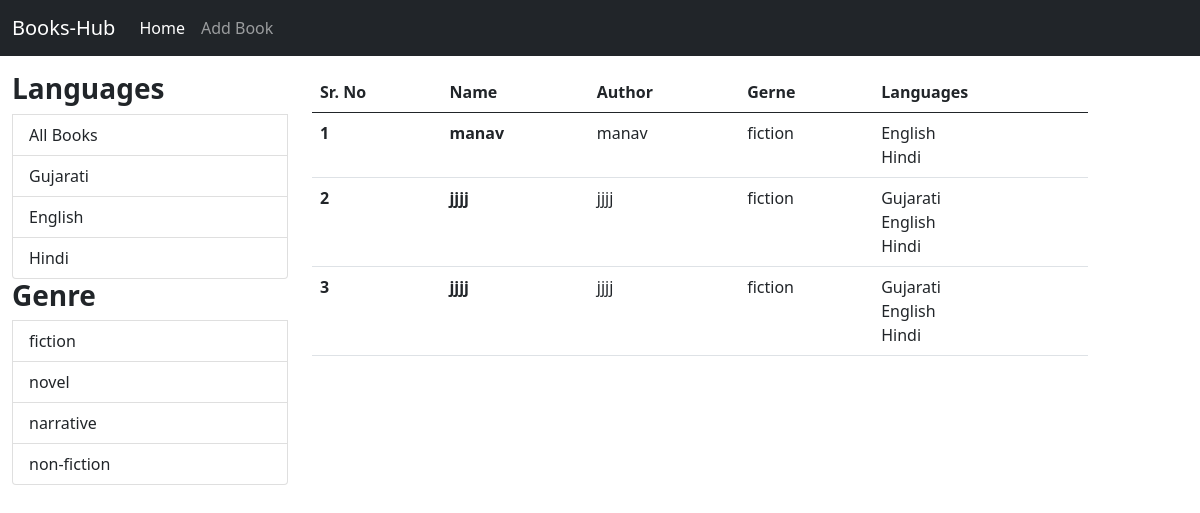
Screenshot of /?genre=1 with the database file from the repository.
### management/models.py (models this page shows, shortened)
class Language(models.Model):
    name = models.CharField(max_length=50)
    def __str__(self):
        return self.name

class Genre(models.Model):
    book_genre = models.CharField(max_length = 100)
    def __str__(self):
        return self.book_genre

class Book(models.Model):
    b_name = models.CharField(max_length=150)
    b_author = models.CharField(max_length=150)
    b_genre = models.ForeignKey(Genre ,on_delete=models.CASCADE)
    b_language = models.ManyToManyField(Language)
    @staticmethod
    def get_books_by_genre_id(genre_id):
        if genre_id:
            return Book.objects.filter(b_genre = genre_id)
        else:
            return Book.objects.all()

### management/views.py (the view)
# urls.py: path('' , IndexView.as_view() , name = "index"),
class IndexView(View):
    def get(self , request):
        books = None
        language = Language.objects.all()
        genre = Genre.objects.all()
        print(genre)
        genre_id = request.GET.get('genre')
        print(genre_id)
        language_id = request.GET.get('language')
        if genre_id:
            books = Book.get_books_by_genre_id(genre_id)
        elif language_id:
            books = Book.get_books_by_language_id(language_id)
        else:
            books = Book.objects.all()
        return render(request , "index.html" , {"all_books":books , 'lan':language , 'gen':genre} )

### management/templates/index.html (shortened to what this page needs)
<!doctype html>
<html lang="en">
<head>
  <link href="https://cdn.jsdelivr.net/npm/bootstrap@5.0.2/dist/css/bootstrap.min.css" rel="stylesheet"
>
</head>
<body>
  <nav class="navbar navbar-expand-lg navbar-dark bg-dark">
    <div class="container-fluid">
      <a class="navbar-brand" href="#">Books-Hub</a>
      <div class="collapse navbar-collapse" id="navbarNav">
        <ul class="navbar-nav">
          <li class="nav-item">
            <a class="nav-link active" aria-current="page" href="/index/">Home</a>
          </li>
          <li class="nav-item">
            <a class="nav-link" href="{% url 'AddBook' %}">Add Book</a>
          </li>
        </ul>
      </div>
    </div>
  </nav>
  <div class="container-fluid mt-3">
    <div class="row">
      <div class="col-lg-3">
        <ul class="list-group">
          <h3><b>Languages</b></h3>
          <a class="list-group-item " href="/">All Books</a>
          {% for lan in lan %}
          <a class="list-group-item" href="/?language={{lan.id}}">{{lan.name}}</a>
          {% endfor %}
        </ul>
        <ul class="list-group">
          <h3><b>Genre</b></h3>
          {% for gen in gen %}
          <a class="list-group-item" href="/?genre={{gen.id}}">{{gen.book_genre}}</a>
          {% endfor %}
        </ul>
      </div>
      <div class="col-8">
        <table class="table">
          <thead>
            <tr>
              <th scope="col">Sr. No</th>
              <th scope="col">Name</th>
              <th scope="col">Author</th>
              <th scope="col">Gerne</th>
              <th scope="col">Languages</th>
            </tr>
          </thead>
          <tbody>
            {% for book in all_books %}
            <tr>
              <th>{{ forloop.counter }}</th>
              <th>{{ book.b_name }}</th>
              <td>{{ book.b_author }}</td>
              <td>{{ book.b_genre }}</td>
              <td>{% for language in book.b_language.all %}{{ language }}<br>{% endfor %}</td>
            </tr>
            {% endfor %}
          </tbody>
        </table>
      </div>
    </div>
  </div>
</body>
</html>

### rows the page displays
Language: name "Gujarati"
Language: name "English"
Language: name "Hindi"
Genre: book_genre "fiction"
Genre: book_genre "novel"
Genre: book_genre "narrative"
Genre: book_genre "non-fiction"
Book: b_name "manav", b_author "manav", b_genre "fiction"
Book: b_name "jjjj", b_author "jjjj", b_genre "fiction"
Book: b_name "jjjj", b_author "jjjj", b_genre "fiction"
